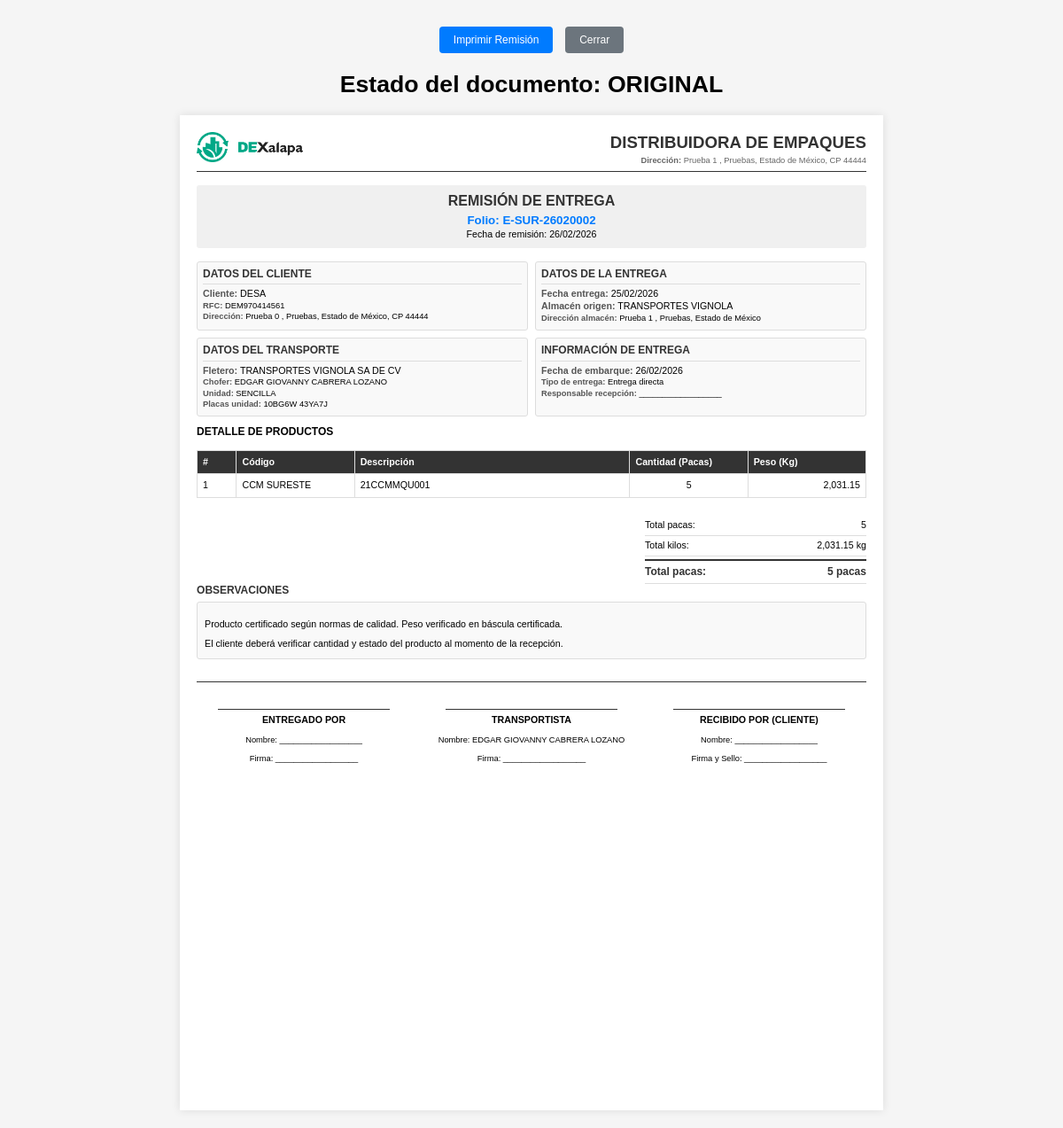
Screenshot of /doc/remision.php?id=19 with the database file from the repository.
### tables this page shows
CREATE TABLE IF NOT EXISTS `ventas` (
  `id_venta` int NOT NULL AUTO_INCREMENT,
  `folio` varchar(20) NOT NULL,
  `fecha_venta` date NOT NULL,
  `zona` int NOT NULL,
  `id_cliente` int NOT NULL,
  `id_direc_cliente` int NOT NULL,
  `id_alma` int NOT NULL,
  `id_direc_alma` int NOT NULL,
  `id_transp` int DEFAULT NULL,
  `id_user` int NOT NULL,
  `status` tinyint DEFAULT '1',
  `created_at` timestamp NULL DEFAULT CURRENT_TIMESTAMP,
  `updated_at` timestamp NULL DEFAULT CURRENT_TIMESTAMP ON UPDATE CURRENT_TIMESTAMP,
  `factura_venta` varchar(100) DEFAULT NULL,
  `fecha_factura` date DEFAULT NULL,
  `factura_actualizada` datetime DEFAULT NULL,
  `factura_valida` tinyint(1) DEFAULT '0' COMMENT '1 si el PDF existe, 0 si no existe',
  `fecha_validacion_factura` datetime DEFAULT NULL COMMENT 'Fecha de última validación',
  `url_factura_pdf` varchar(500) DEFAULT NULL COMMENT 'URL del PDF de la factura',
  `estado_remision` varchar(255) NOT NULL DEFAULT '1',
  PRIMARY KEY (`id_venta`),
  KEY `id_cliente` (`id_cliente`),
  KEY `id_alma` (`id_alma`),
  KEY `id_transp` (`id_transp`),
  KEY `id_user` (`id_user`)
);

CREATE TABLE IF NOT EXISTS `direcciones` (
  `id_direc` int NOT NULL AUTO_INCREMENT,
  `id_us` varchar(255) DEFAULT NULL,
  `id_prov` varchar(255) DEFAULT NULL,
  `id_alma` varchar(255) DEFAULT NULL,
  `cod_al` varchar(255) DEFAULT NULL,
  `noma` varchar(255) DEFAULT NULL,
  `atencion` varchar(255) DEFAULT NULL,
  `calle` varchar(255) DEFAULT NULL,
  `c_postal` varchar(255) DEFAULT NULL,
  `numext` varchar(255) DEFAULT NULL,
  `numint` varchar(255) DEFAULT NULL,
  `pais` varchar(255) DEFAULT NULL,
  `estado` varchar(255) DEFAULT NULL,
  `mun` varchar(255) DEFAULT NULL,
  `colonia` varchar(255) DEFAULT NULL,
  `tel` varchar(255) DEFAULT NULL,
  `email` varchar(255) DEFAULT NULL,
  `obs` varchar(255) DEFAULT NULL,
  `status` varchar(255) DEFAULT '1',
  PRIMARY KEY (`id_direc`)
);

CREATE TABLE IF NOT EXISTS `zonas` (
  `id_zone` int NOT NULL AUTO_INCREMENT,
  `cod` varchar(255) DEFAULT NULL,
  `nom` varchar(255) DEFAULT NULL,
  `PLANTA` varchar(255) DEFAULT NULL,
  `color` varchar(255) NOT NULL DEFAULT '#3498db',
  `fecha` timestamp NOT NULL DEFAULT CURRENT_TIMESTAMP,
  `tipo` varchar(255) NOT NULL DEFAULT 'NOR',
  `id_user` varchar(255) DEFAULT NULL,
  `status` varchar(255) NOT NULL DEFAULT '1',
  PRIMARY KEY (`id_zone`)
);

CREATE TABLE IF NOT EXISTS `clientes` (
  `id_cli` int NOT NULL AUTO_INCREMENT,
  `nombre` varchar(255) DEFAULT NULL,
  `cod` varchar(255) DEFAULT NULL,
  `rs` varchar(255) DEFAULT NULL,
  `rfc` varchar(255) DEFAULT NULL,
  `c_contable` varchar(255) DEFAULT NULL,
  `tpersona` varchar(255) DEFAULT NULL,
  `tpcliente` varchar(255) DEFAULT NULL,
  `m_pago` varchar(255) DEFAULT NULL,
  `f_pago` varchar(255) DEFAULT NULL,
  `banco` varchar(255) DEFAULT NULL,
  `cfdi` varchar(255) DEFAULT NULL,
  `dir_a` varchar(255) DEFAULT NULL,
  `nom_cuenta` varchar(255) DEFAULT NULL,
  `con_pago` varchar(255) DEFAULT NULL,
  `fac_rem` varchar(255) NOT NULL DEFAULT 'FAC',
  `obs` varchar(255) DEFAULT NULL,
  `fecha` timestamp NOT NULL DEFAULT CURRENT_TIMESTAMP,
  `id_user` varchar(255) DEFAULT NULL,
  `status` varchar(255) NOT NULL DEFAULT '1',
  `zona` varchar(255) DEFAULT NULL,
  PRIMARY KEY (`id_cli`)
);

CREATE TABLE IF NOT EXISTS `almacenes` (
  `id_alma` int NOT NULL AUTO_INCREMENT,
  `cod` varchar(50) NOT NULL,
  `nombre` varchar(255) NOT NULL,
  `rs` varchar(255) DEFAULT NULL,
  `rfc` varchar(20) DEFAULT NULL,
  `tpersona` enum('fisica','moral') DEFAULT NULL,
  `obs` text,
  `id_user` int DEFAULT NULL,
  `fac_rem` enum('FAC','REM') DEFAULT 'FAC',
  `zona` int DEFAULT NULL,
  `status` tinyint DEFAULT '1',
  `created_at` timestamp NULL DEFAULT CURRENT_TIMESTAMP,
  PRIMARY KEY (`id_alma`)
);

CREATE TABLE IF NOT EXISTS `transportes` (
  `id_transp` int NOT NULL AUTO_INCREMENT,
  `placas` varchar(255) DEFAULT NULL,
  `razon_so` varchar(255) DEFAULT NULL,
  `linea` varchar(255) DEFAULT NULL,
  `tipo` varchar(255) DEFAULT NULL,
  `chofer` varchar(255) DEFAULT NULL,
  `placas_caja` varchar(255) DEFAULT NULL,
  `correo` varchar(255) DEFAULT NULL,
  `fecha` timestamp NOT NULL DEFAULT CURRENT_TIMESTAMP,
  `id_user` varchar(255) DEFAULT NULL,
  `status` varchar(255) DEFAULT NULL,
  `zona` varchar(255) DEFAULT NULL,
  PRIMARY KEY (`id_transp`)
);

CREATE TABLE IF NOT EXISTS `venta_flete` (
  `id_venta_flete` int NOT NULL AUTO_INCREMENT,
  `id_venta` int NOT NULL,
  `id_fletero` int NOT NULL,
  `id_pre_flete` int NOT NULL,
  `created_at` timestamp NULL DEFAULT CURRENT_TIMESTAMP,
  `tipo_camion` varchar(50) DEFAULT NULL,
  `nombre_chofer` varchar(100) DEFAULT NULL,
  `placas_unidad` varchar(20) DEFAULT NULL,
  `factura_transportista` varchar(100) DEFAULT NULL,
  `doc_factura_ven` varchar(255) DEFAULT NULL,
  `com_factura_ven` varchar(255) DEFAULT NULL,
  `impuestoTraslado_v` varchar(255) DEFAULT NULL,
  `impuestoRetenido_v` varchar(255) DEFAULT NULL,
  `subtotal_v` varchar(255) DEFAULT NULL,
  `total_v` varchar(255) DEFAULT NULL,
  `aliasven` varchar(255) DEFAULT NULL,
  `folioven` varchar(255) DEFAULT NULL,
  `fecha_actualizacion` datetime DEFAULT NULL,
  `folio_ticket_bascula` varchar(50) DEFAULT NULL COMMENT 'Folio del ticket de báscula',
  `archivo_ticket` varchar(255) DEFAULT NULL COMMENT 'Nombre del archivo del ticket',
  `fecha_subida_ticket` datetime DEFAULT NULL COMMENT 'Fecha de subida del ticket',
  `peso_ticket` decimal(10,2) DEFAULT NULL COMMENT 'Peso registrado en el ticket (kg)',
  PRIMARY KEY (`id_venta_flete`),
  KEY `id_venta` (`id_venta`),
  KEY `id_fletero` (`id_fletero`),
  KEY `id_pre_flete` (`id_pre_flete`)
);

CREATE TABLE IF NOT EXISTS `venta_detalle` (
  `id_venta_detalle` int NOT NULL AUTO_INCREMENT,
  `id_venta` int NOT NULL,
  `id_prod` int NOT NULL,
  `id_pre_venta` int NOT NULL,
  `pacas_cantidad` int DEFAULT '0',
  `total_kilos` decimal(10,2) DEFAULT '0.00',
  `observaciones` text,
  `id_user` int NOT NULL,
  `status` tinyint DEFAULT '1',
  `created_at` timestamp NULL DEFAULT CURRENT_TIMESTAMP,
  `updated_at` timestamp NULL DEFAULT CURRENT_TIMESTAMP ON UPDATE CURRENT_TIMESTAMP,
  PRIMARY KEY (`id_venta_detalle`),
  KEY `id_venta` (`id_venta`),
  KEY `id_prod` (`id_prod`),
  KEY `id_pre_venta` (`id_pre_venta`)
);

CREATE TABLE IF NOT EXISTS `productos` (
  `id_prod` int NOT NULL AUTO_INCREMENT,
  `nom_pro` varchar(255) DEFAULT NULL,
  `cod` varchar(255) DEFAULT NULL,
  `lin` varchar(255) DEFAULT NULL,
  `fecha` timestamp NOT NULL DEFAULT CURRENT_TIMESTAMP,
  `id_user` varchar(255) DEFAULT NULL,
  `status` varchar(255) NOT NULL DEFAULT '1',
  `zona` varchar(255) DEFAULT NULL,
  PRIMARY KEY (`id_prod`)
);

### doc/remision.php (the view, shortened to what the rows shown need)
<?php
require_once '../config/conexiones.php';
$id_venta = intval($_GET['id']);
$sql_venta = "SELECT
    v.*,
    v.estado_remision as estado_remision,
    CONCAT(CASE WHEN z.tipo = 'SUR' THEN 'E-' ELSE 'V-' END, z.cod, '-', DATE_FORMAT(v.fecha_venta, '%y%m'), LPAD(v.folio, 4, '0')) as folio_compuesto,
    c.cod as cod_cliente, c.nombre as nombre_cliente, c.rfc as rfc_cliente,
    a.cod as cod_almacen, a.nombre as nombre_almacen,
    z.PLANTA as nombre_zona,
    z.tipo as tipo_zona,
    t.placas as placas_fletero, t.razon_so as nombre_fletero,
    u.nombre as nombre_usuario,
    DATE_FORMAT(v.fecha_venta, '%d/%m/%Y') as fecha_venta_formateada,
    v.factura_venta,
    DATE_FORMAT(v.fecha_factura, '%d/%m/%Y') as fecha_factura_formateada
FROM ventas v
LEFT JOIN clientes c ON v.id_cliente = c.id_cli
LEFT JOIN almacenes a ON v.id_alma = a.id_alma
LEFT JOIN zonas z ON v.zona = z.id_zone
LEFT JOIN transportes t ON v.id_transp = t.id_transp
LEFT JOIN usuarios u ON v.id_user = u.id_user
WHERE v.id_venta = ? AND v.status = 1";
$stmt = $conn_mysql->prepare($sql_venta);
$stmt->bind_param('i', $id_venta);
$stmt->execute();
$result_venta = $stmt->get_result();
$venta = $result_venta->fetch_assoc();
$esZonaSur = (strtoupper(trim($venta['tipo_zona'] ?? '')) === 'SUR');
$etiquetaOperacion = $esZonaSur ? 'ENTREGA' : 'VENTA';
$etiquetaOperacionTexto = $esZonaSur ? 'entrega' : 'venta';
$sql_detalles = "SELECT
    vd.*,
    p.cod as cod_producto, p.nom_pro as nombre_producto
FROM venta_detalle vd
LEFT JOIN productos p ON vd.id_prod = p.id_prod
WHERE vd.id_venta = ? AND vd.status = 1";
$stmt_detalles = $conn_mysql->prepare($sql_detalles);
$stmt_detalles->bind_param('i', $id_venta);
$stmt_detalles->execute();
$detalles = $stmt_detalles->get_result();
$sql_flete = "SELECT
    vf.*,
    vf.factura_transportista,
    vf.nombre_chofer,
    vf.placas_unidad,
    vf.tipo_camion
FROM venta_flete vf
WHERE vf.id_venta = ?";
$stmt_flete = $conn_mysql->prepare($sql_flete);
$stmt_flete->bind_param('i', $id_venta);
$stmt_flete->execute();
$flete = $stmt_flete->get_result();
$flete_data = $flete->num_rows > 0 ? $flete->fetch_assoc() : null;
$dir_cliente = null;
if (!empty($venta['id_direc_cliente'])) {
    $sql_dir = "SELECT * FROM direcciones WHERE id_direc = ?";
    $stmt_dir = $conn_mysql->prepare($sql_dir);
    $stmt_dir->bind_param('i', $venta['id_direc_cliente']);
    $stmt_dir->execute();
    $result_dir = $stmt_dir->get_result();
    if ($result_dir->num_rows > 0) {
        $dir_cliente = $result_dir->fetch_assoc();
    }
}
$dir_almacen = null;
if (!empty($venta['id_direc_alma'])) {
    $sql_dir_almacen = "SELECT * FROM direcciones WHERE id_direc = ?";
    $stmt_dir_almacen = $conn_mysql->prepare($sql_dir_almacen);
    $stmt_dir_almacen->bind_param('i', $venta['id_direc_alma']);
    $stmt_dir_almacen->execute();
    $result_dir_almacen = $stmt_dir_almacen->get_result();
    if ($result_dir_almacen->num_rows > 0) {
        $dir_almacen = $result_dir_almacen->fetch_assoc();
    }
}
mysqli_data_seek($detalles, 0);
$estado = $venta['estado_remision'];
if ($estado == '1') {
    $tipo_copia = 'ORIGINAL';
} else {
    $tipo_copia = 'COPIA';
}
?>
<!DOCTYPE html>
<html lang="es">
<head>
</head>
<body>
    <div class="print-button no-print">
        <button onclick="window.print()">
            <i class="bi bi-printer"></i> Imprimir Remisión
        </button>
        <button onclick="window.close()" style="background: #6c757d; margin-left: 10px;">
            <i class="bi bi-x-circle"></i> Cerrar
        </button>
        <h1>Estado del documento: <?= $tipo_copia ?></h1>
    </div>
    <div class="container">
        <div class="header clearfix">
            <div class="company-info">
                <h1>DISTRIBUIDORA DE EMPAQUES</h1>
                <?php if($dir_almacen): ?>
                <p><strong>Dirección:</strong>
                    <?= htmlspecialchars($dir_almacen['calle'] ?? '') ?>
                    <?= htmlspecialchars($dir_almacen['numext'] ?? '') ?>
                    <?= !empty($dir_almacen['numint']) ? 'Int. ' . htmlspecialchars($dir_almacen['numint']) : '' ?>,
                    <?= htmlspecialchars($dir_almacen['colonia'] ?? '') ?>,
                    <?= htmlspecialchars($dir_almacen['estado'] ?? '') ?>,
                    CP <?= htmlspecialchars($dir_almacen['c_postal'] ?? '') ?>
                </p>
                <?php endif; ?>
            </div>
        </div>
        <div class="document-title">
            <h2>REMISIÓN DE <?= $etiquetaOperacion ?></h2>
            <div class="folio">Folio: <?= htmlspecialchars($venta['folio_compuesto']) ?></div>
            <div>Fecha de remisión: <?= date('d/m/Y') ?></div>
        </div>
        <div class="info-grid">
            <div class="info-box">
                <h3>DATOS DEL CLIENTE</h3>
                <p><span class="label">Cliente:</span> <?= htmlspecialchars($venta['nombre_cliente']) ?></p>
                <p class="small-text"><span class="label">RFC:</span> <?= htmlspecialchars($venta['rfc_cliente'] ?? 'N/A') ?></p>
                <?php if($dir_cliente): ?>
                <p class="small-text"><span class="label">Dirección:</span>
                    <?= htmlspecialchars($dir_cliente['calle'] ?? '') ?>
                    <?= htmlspecialchars($dir_cliente['numext'] ?? '') ?>
                    <?= !empty($dir_cliente['numint']) ? 'Int. ' . htmlspecialchars($dir_cliente['numint']) : '' ?>,
                    <?= htmlspecialchars($dir_cliente['colonia'] ?? '') ?>,
                    <?= htmlspecialchars($dir_cliente['estado'] ?? '') ?>,
                    CP <?= htmlspecialchars($dir_cliente['c_postal'] ?? '') ?>
                </p>
                <?php endif; ?>
            </div>
            <div class="info-box">
                <h3>DATOS DE LA <?= $etiquetaOperacion ?></h3>
                <p><span class="label">Fecha <?= $etiquetaOperacionTexto ?>:</span> <?= htmlspecialchars($venta['fecha_venta_formateada']) ?></p>
                <p><span class="label">Almacén origen:</span> <?= htmlspecialchars($venta['nombre_almacen']) ?></p>
                <?php if($dir_almacen): ?>
                <p class="small-text"><span class="label">Dirección almacén:</span>
                    <?= htmlspecialchars($dir_almacen['calle'] ?? '') ?>
                    <?= htmlspecialchars($dir_almacen['numext'] ?? '') ?>
                    <?= !empty($dir_almacen['numint']) ? 'Int. ' . htmlspecialchars($dir_almacen['numint']) : '' ?>,
                    <?= htmlspecialchars($dir_almacen['colonia'] ?? '') ?>,
                    <?= htmlspecialchars($dir_almacen['estado'] ?? '') ?>
                </p>
                <?php endif; ?>
            </div>
            <div class="info-box">
                <h3>DATOS DEL TRANSPORTE</h3>
                <p><span class="label">Fletero:</span> <?= htmlspecialchars($venta['nombre_fletero'] ?? 'No asignado') ?></p>
                <?php if($flete_data): ?>
                <p class="small-text"><span class="label">Chofer:</span> <?= htmlspecialchars($flete_data['nombre_chofer'] ?? '') ?></p>
                <p class="small-text"><span class="label">Unidad:</span> <?= htmlspecialchars($flete_data['tipo_camion'] ?? '') ?></p>
                <p class="small-text"><span class="label">Placas unidad:</span> <?= htmlspecialchars($flete_data['placas_unidad'] ?? '') ?></p>
                <?php endif; ?>
            </div>
        </div>
        <table class="products-table">
            <thead>
                <tr>
                    <th width="5%">#</th>
                    <th width="15%">Código</th>
                    <th width="35%">Descripción</th>
                    <th width="15%">Cantidad (Pacas)</th>
                    <th width="15%">Peso (Kg)</th>
                </tr>
            </thead>
            <tbody>
                <?php
                $contador = 1;
                while($detalle = $detalles->fetch_assoc()):
                ?>
                <tr>
                    <td><?= $contador++ ?></td>
                    <td><?= htmlspecialchars($detalle['cod_producto']) ?></td>
                    <td><?= htmlspecialchars($detalle['nombre_producto']) ?></td>
                    <td style="text-align: center;"><?= number_format($detalle['pacas_cantidad'], 0) ?></td>
                    <td style="text-align: right;"><?= number_format($detalle['total_kilos'], 2) ?></td>
                </tr>
                <?php endwhile; ?>
            </tbody>
        </table>
        <div class="signatures">
            <div class="signature-box">
                <div class="signature-line"></div>
                <div class="signature-label">TRANSPORTISTA</div>
                <p class="small-text">Nombre: <?= htmlspecialchars($flete_data['nombre_chofer'] ?? '__________________') ?></p>
                <p class="small-text">Firma: __________________</p>
            </div>
        </div>
    </div>
</body>
</html>
<?php
$html = ob_get_clean();
echo $html;
?>

### rows the page displays
ventas: estado_remision "ORIGINAL", zonas.tipo "ENTREGA", id_cliente.nombre "DESA", id_cliente.rfc "DEM970414561", zonas.tipo "entrega", id_alma.nombre "TRANSPORTES VIGNOLA", id_transp.razon_so "TRANSPORTES VIGNOLA SA DE CV"
direcciones: calle "Prueba", numext "1", colonia "Pruebas", estado "Estado de México", c_postal "44444"
direcciones: calle "Prueba", numext "0", colonia "Pruebas", estado "Estado de México", c_postal "44444"
venta_flete: nombre_chofer "EDGAR GIOVANNY CABRERA LOZANO", tipo_camion "SENCILLA", placas_unidad "10BG6W 43YA7J"
venta_detalle: id_prod.cod "CCM SURESTE", id_prod.nom_pro "21CCMMQU001", pacas_cantidad "5", total_kilos "2,031.15"

### other values shown
$venta['folio_compuesto'] "E-SUR-26020002"
$venta['fecha_venta_formateada'] "25/02/2026"
$total_pacas "5"
$total_kilos "2,031.15"
